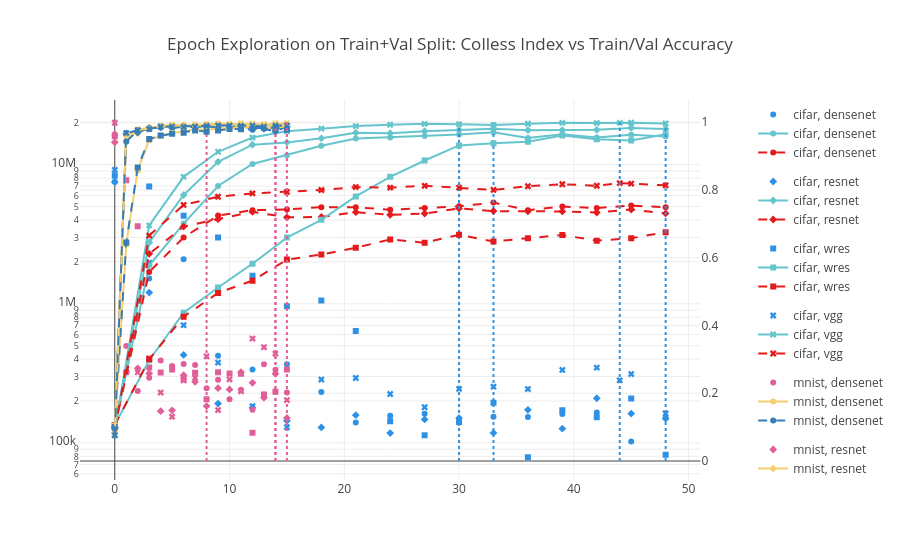

Write notebook code for a chart like this one.
### Code cell
epoch_trainUval = epoch_data[(epoch_data['split'] == 'trainUval')].sort_values(by='epoch')

fig = make_subplots(specs=[[{"secondary_y": True}]], )

colless_scatter_trainUval = px.scatter(epoch_trainUval, x='epoch', y='colless_index', color="dataset", color_discrete_sequence=color_seq, symbol="model")
train_acc_trainUval = px.line(epoch_trainUval, x='epoch', y='train_acc', color="dataset", color_discrete_sequence=color_seq_train, symbol="model")
val_acc_trainUval = px.line(epoch_trainUval, x='epoch', y='val_acc', color="dataset", color_discrete_sequence=color_seq_val, symbol="model", line_dash_sequence=['dash'])

for i in range(8):
	# get dataset, model out of the trace
	dataset, model = str(colless_scatter_trainUval.data[i]['name']).split(", ")
    
	all_epochs = epoch_trainUval[(epoch_trainUval['dataset'] == dataset) & (epoch_trainUval['model'] == model)]
	# find the epoch where val acc is maximum
	best_epoch = all_epochs.sort_values(by='val_acc', ascending=False).iloc[0]['epoch']

	fig.add_trace(
		colless_scatter_trainUval.data[i],
		secondary_y=False,
	)

	fig.update_yaxes(type="log", secondary_y=False)

	fig.add_trace(
		train_acc_trainUval.data[i],
		secondary_y=True,
	)
 
	fig.add_trace(
		val_acc_trainUval.data[i],
		secondary_y=True,
	)
 
	# add a vertical line at best epoch
	fig.add_trace(go.Scatter(x=[best_epoch, best_epoch], y=[0, 1], mode="lines", line=dict(color=colless_scatter_trainUval.data[i]['marker']['color'], dash="dot"), legendgroup=colless_scatter_trainUval.data[i]['name'], showlegend=False), secondary_y=True)

# set title
fig.update_layout(
	title_text="Epoch Exploration on Train+Val Split: Colless Index vs Train/Val Accuracy"
)
fig.show()

### Figure 1 — Plotly figure (JSON) as saved in the notebook; plotly's stock layout.template omitted (floating-point values rounded to 4 significant figures)
{"data": [{"hovertemplate": "dataset=cifar<br>model=densenet<br>epoch=%{x}<br>colless_index=%{y}<extra></extra>", "legendgroup": "cifar, densenet", "marker": {"color": "#2E91E5", "symbol": "circle"}, "mode": "markers", "name": "cifar, densenet", "orientation": "v", "showlegend": true, "type": "scatter", "x": [0, 3, 6, 9, 12, 15, 18, 21, 24, 27, 30, 33, 36, 39, 42, 45, 48], "xaxis": "x", "y": [7537000.0, 1521000.0, 2090000.0, 423100.0, 337500.0, 367200.0, 232600.0, 140000.0, 156600.0, 162000.0, 139900.0, 154300.0, 153600.0, 161400.0, 165700.0, 102200.0, 152500.0], "yaxis": "y"}, {"hovertemplate": "dataset=cifar<br>model=densenet<br>epoch=%{x}<br>train_acc=%{y}<extra></extra>", "legendgroup": "cifar, densenet", "line": {"color": "rgb(102, 197, 204)", "dash": "solid"}, "marker": {"symbol": "circle"}, "mode": "lines+markers", "name": "cifar, densenet", "orientation": "v", "showlegend": true, "type": "scatter", "x": [0, 3, 6, 9, 12, 15, 18, 21, 24, 27, 30, 33, 36, 39, 42, 45, 48], "xaxis": "x", "y": [0.09992, 0.5768, 0.7007, 0.8117, 0.8768, 0.9026, 0.9304, 0.9516, 0.9551, 0.9589, 0.9639, 0.9706, 0.953, 0.9645, 0.955, 0.9631, 0.9578], "yaxis": "y2"}, {"hovertemplate": "dataset=cifar<br>model=densenet<br>epoch=%{x}<br>val_acc=%{y}<extra></extra>", "legendgroup": "cifar, densenet", "line": {"color": "rgb(228,26,28)", "dash": "dash"}, "marker": {"symbol": "circle"}, "mode": "lines+markers", "name": "cifar, densenet", "orientation": "v", "showlegend": true, "type": "scatter", "x": [0, 3, 6, 9, 12, 15, 18, 21, 24, 27, 30, 33, 36, 39, 42, 45, 48], "xaxis": "x", "y": [0.0998, 0.5581, 0.6599, 0.7244, 0.7403, 0.7422, 0.7493, 0.749, 0.7413, 0.7468, 0.7517, 0.7626, 0.7403, 0.7509, 0.7467, 0.754, 0.7486], "yaxis": "y2"}, {"legendgroup": "cifar, densenet", "line": {"color": "#2E91E5", "dash": "dot"}, "mode": "lines", "showlegend": false, "type": "scatter", "x": [33, 33], "xaxis": "x", "y": [0, 1], "yaxis": "y2"}, {"hovertemplate": "dataset=cifar<br>model=resnet<br>epoch=%{x}<br>colless_index=%{y}<extra></extra>", "legendgroup": "cifar, resnet", "marker": {"color": "#2E91E5", "symbol": "diamond"}, "mode": "markers", "name": "cifar, resnet", "orientation": "v", "showlegend": true, "type": "scatter", "x": [0, 3, 6, 9, 12, 15, 18, 21, 24, 27, 30, 33, 36, 39, 42, 45, 48], "xaxis": "x", "y": [7476000.0, 1203000.0, 429000.0, 191800.0, 179200.0, 144200.0, 129200.0, 158300.0, 117700.0, 147500.0, 150700.0, 118000.0, 173000.0, 126500.0, 209400.0, 162500.0, 149200.0], "yaxis": "y"}, {"hovertemplate": "dataset=cifar<br>model=resnet<br>epoch=%{x}<br>train_acc=%{y}<extra></extra>", "legendgroup": "cifar, resnet", "line": {"color": "rgb(102, 197, 204)", "dash": "solid"}, "marker": {"symbol": "diamond"}, "mode": "lines+markers", "name": "cifar, resnet", "orientation": "v", "showlegend": true, "type": "scatter", "x": [0, 3, 6, 9, 12, 15, 18, 21, 24, 27, 30, 33, 36, 39, 42, 45, 48], "xaxis": "x", "y": [0.1, 0.6449, 0.7851, 0.8831, 0.9335, 0.9403, 0.9524, 0.9688, 0.9675, 0.9736, 0.9768, 0.9805, 0.9766, 0.9767, 0.9776, 0.9831, 0.9798], "yaxis": "y2"}, {"hovertemplate": "dataset=cifar<br>model=resnet<br>epoch=%{x}<br>val_acc=%{y}<extra></extra>", "legendgroup": "cifar, resnet", "line": {"color": "rgb(228,26,28)", "dash": "dash"}, "marker": {"symbol": "diamond"}, "mode": "lines+markers", "name": "cifar, resnet", "orientation": "v", "showlegend": true, "type": "scatter", "x": [0, 3, 6, 9, 12, 15, 18, 21, 24, 27, 30, 33, 36, 39, 42, 45, 48], "xaxis": "x", "y": [0.1, 0.6114, 0.692, 0.7137, 0.7355, 0.7192, 0.7201, 0.7343, 0.7267, 0.7302, 0.7454, 0.7376, 0.737, 0.7365, 0.7333, 0.742, 0.7308], "yaxis": "y2"}, {"legendgroup": "cifar, resnet", "line": {"color": "#2E91E5", "dash": "dot"}, "mode": "lines", "showlegend": false, "type": "scatter", "x": [30, 30], "xaxis": "x", "y": [0, 1], "yaxis": "y2"}, {"hovertemplate": "dataset=cifar<br>model=wres<br>epoch=%{x}<br>colless_index=%{y}<extra></extra>", "legendgroup": "cifar, wres", "marker": {"color": "#2E91E5", "symbol": "square"}, "mode": "markers", "name": "cifar, wres", "orientation": "v", "showlegend": true, "type": "scatter", "x": [0, 3, 6, 9, 12, 15, 18, 21, 24, 27, 30, 33, 36, 39, 42, 45, 48], "xaxis": "x", "y": [8322000.0, 6958000.0, 4289000.0, 2997000.0, 1593000.0, 960100.0, 1054000.0, 637900.0, 143100.0, 113300.0, 141600.0, 194100.0, 78860.0, 171900.0, 152900.0, 208100.0, 82340.0], "yaxis": "y"}, {"hovertemplate": "dataset=cifar<br>model=wres<br>epoch=%{x}<br>train_acc=%{y}<extra></extra>", "legendgroup": "cifar, wres", "line": {"color": "rgb(102, 197, 204)", "dash": "solid"}, "marker": {"symbol": "square"}, "mode": "lines+markers", "name": "cifar, wres", "orientation": "v", "showlegend": true, "type": "scatter", "x": [0, 3, 6, 9, 12, 15, 18, 21, 24, 27, 30, 33, 36, 39, 42, 45, 48], "xaxis": "x", "y": [0.1061, 0.2973, 0.4376, 0.5122, 0.5824, 0.6593, 0.7118, 0.7808, 0.8386, 0.8869, 0.9315, 0.9382, 0.942, 0.9606, 0.9496, 0.946, 0.9647], "yaxis": "y2"}, {"hovertemplate": "dataset=cifar<br>model=wres<br>epoch=%{x}<br>val_acc=%{y}<extra></extra>", "legendgroup": "cifar, wres", "line": {"color": "rgb(228,26,28)", "dash": "dash"}, "marker": {"symbol": "square"}, "mode": "lines+markers", "name": "cifar, wres", "orientation": "v", "showlegend": true, "type": "scatter", "x": [0, 3, 6, 9, 12, 15, 18, 21, 24, 27, 30, 33, 36, 39, 42, 45, 48], "xaxis": "x", "y": [0.1065, 0.3001, 0.4261, 0.4962, 0.5322, 0.5944, 0.6095, 0.6291, 0.6541, 0.6443, 0.6676, 0.6481, 0.6576, 0.6669, 0.6504, 0.6574, 0.6755], "yaxis": "y2"}, {"legendgroup": "cifar, wres", "line": {"color": "#2E91E5", "dash": "dot"}, "mode": "lines", "showlegend": false, "type": "scatter", "x": [48, 48], "xaxis": "x", "y": [0, 1], "yaxis": "y2"}, {"hovertemplate": "dataset=cifar<br>model=vgg<br>epoch=%{x}<br>colless_index=%{y}<extra></extra>", "legendgroup": "cifar, vgg", "marker": {"color": "#2E91E5", "symbol": "x"}, "mode": "markers", "name": "cifar, vgg", "orientation": "v", "showlegend": true, "type": "scatter", "x": [0, 3, 6, 9, 12, 15, 18, 21, 24, 27, 30, 33, 36, 39, 42, 44, 45, 48], "xaxis": "x", "y": [9169000.0, 1973000.0, 701700.0, 377700.0, 183500.0, 129500.0, 285300.0, 292800.0, 224600.0, 180300.0, 244400.0, 253400.0, 243700.0, 334300.0, 347600.0, 281800.0, 312500.0, 162800.0], "yaxis": "y"}, {"hovertemplate": "dataset=cifar<br>model=vgg<br>epoch=%{x}<br>train_acc=%{y}<extra></extra>", "legendgroup": "cifar, vgg", "line": {"color": "rgb(102, 197, 204)", "dash": "solid"}, "marker": {"symbol": "x"}, "mode": "lines+markers", "name": "cifar, vgg", "orientation": "v", "showlegend": true, "type": "scatter", "x": [0, 3, 6, 9, 12, 15, 18, 21, 24, 27, 30, 33, 36, 39, 42, 44, 45, 48], "xaxis": "x", "y": [0.0898, 0.6955, 0.8388, 0.9127, 0.9546, 0.9732, 0.981, 0.9885, 0.9924, 0.9951, 0.9939, 0.9915, 0.9954, 0.998, 0.9974, 0.9979, 0.9983, 0.9962], "yaxis": "y2"}, {"hovertemplate": "dataset=cifar<br>model=vgg<br>epoch=%{x}<br>val_acc=%{y}<extra></extra>", "legendgroup": "cifar, vgg", "line": {"color": "rgb(228,26,28)", "dash": "dash"}, "marker": {"symbol": "x"}, "mode": "lines+markers", "name": "cifar, vgg", "orientation": "v", "showlegend": true, "type": "scatter", "x": [0, 3, 6, 9, 12, 15, 18, 21, 24, 27, 30, 33, 36, 39, 42, 44, 45, 48], "xaxis": "x", "y": [0.088, 0.6654, 0.7557, 0.78, 0.7898, 0.7943, 0.7998, 0.8085, 0.8068, 0.8122, 0.807, 0.8, 0.8109, 0.8168, 0.8124, 0.8201, 0.8188, 0.8136], "yaxis": "y2"}, {"legendgroup": "cifar, vgg", "line": {"color": "#2E91E5", "dash": "dot"}, "mode": "lines", "showlegend": false, "type": "scatter", "x": [44, 44], "xaxis": "x", "y": [0, 1], "yaxis": "y2"}, {"hovertemplate": "dataset=mnist<br>model=densenet<br>epoch=%{x}<br>colless_index=%{y}<extra></extra>", "legendgroup": "mnist, densenet", "marker": {"color": "#E15F99", "symbol": "circle"}, "mode": "markers", "name": "mnist, densenet", "orientation": "v", "showlegend": true, "type": "scatter", "x": [0, 1, 2, 3, 4, 5, 6, 7, 8, 9, 10, 11, 12, 13, 14, 15], "xaxis": "x", "y": [16570000.0, 498000.0, 236000.0, 294200.0, 390700.0, 356600.0, 369200.0, 363600.0, 247500.0, 284300.0, 205600.0, 240700.0, 173400.0, 367200.0, 335800.0, 230400.0], "yaxis": "y"}, {"hovertemplate": "dataset=mnist<br>model=densenet<br>epoch=%{x}<br>train_acc=%{y}<extra></extra>", "legendgroup": "mnist, densenet", "line": {"color": "rgb(246, 207, 113)", "dash": "solid"}, "marker": {"symbol": "circle"}, "mode": "lines+markers", "name": "mnist, densenet", "orientation": "v", "showlegend": true, "type": "scatter", "x": [0, 1, 2, 3, 4, 5, 6, 7, 8, 9, 10, 11, 12, 13, 14, 15], "xaxis": "x", "y": [0.0981, 0.9468, 0.9785, 0.9831, 0.9876, 0.991, 0.9916, 0.9882, 0.9929, 0.9941, 0.9902, 0.9877, 0.9868, 0.9908, 0.9939, 0.9913], "yaxis": "y2"}, {"hovertemplate": "dataset=mnist<br>model=densenet<br>epoch=%{x}<br>val_acc=%{y}<extra></extra>", "legendgroup": "mnist, densenet", "line": {"color": "rgb(55,126,184)", "dash": "dash"}, "marker": {"symbol": "circle"}, "mode": "lines+markers", "name": "mnist, densenet", "orientation": "v", "showlegend": true, "type": "scatter", "x": [0, 1, 2, 3, 4, 5, 6, 7, 8, 9, 10, 11, 12, 13, 14, 15], "xaxis": "x", "y": [0.0961, 0.9424, 0.976, 0.98, 0.9865, 0.9883, 0.9882, 0.9853, 0.9887, 0.9891, 0.9851, 0.9825, 0.978, 0.9863, 0.9902, 0.9851], "yaxis": "y2"}, {"legendgroup": "mnist, densenet", "line": {"color": "#E15F99", "dash": "dot"}, "mode": "lines", "showlegend": false, "type": "scatter", "x": [14, 14], "xaxis": "x", "y": [0, 1], "yaxis": "y2"}, {"hovertemplate": "dataset=mnist<br>model=resnet<br>epoch=%{x}<br>colless_index=%{y}<extra></extra>", "legendgroup": "mnist, resnet", "marker": {"color": "#E15F99", "symbol": "diamond"}, "mode": "markers", "name": "mnist, resnet", "orientation": "v", "showlegend": true, "type": "scatter", "x": [0, 1, 2, 3, 4, 5, 6, 7, 8, 9, 10, 11, 12, 13, 14, 15], "xaxis": "x", "y": [14470000.0, 323300.0, 343500.0, 315900.0, 169100.0, 171500.0, 307000.0, 275000.0, 183800.0, 247500.0, 242300.0, 321800.0, 270300.0, 211400.0, 314700.0, 151200.0], "yaxis": "y"}, {"hovertemplate": "dataset=mnist<br>model=resnet<br>epoch=%{x}<br>train_acc=%{y}<extra></extra>", "legendgroup": "mnist, resnet", "line": {"color": "rgb(246, 207, 113)", "dash": "solid"}, "marker": {"symbol": "diamond"}, "mode": "lines+markers", "name": "mnist, resnet", "orientation": "v", "showlegend": true, "type": "scatter", "x": [0, 1, 2, 3, 4, 5, 6, 7, 8, 9, 10, 11, 12, 13, 14, 15], "xaxis": "x", "y": [0.09793, 0.9646, 0.9677, 0.984, 0.9848, 0.9867, 0.9903, 0.9912, 0.9909, 0.9901, 0.9925, 0.9925, 0.988, 0.9847, 0.9778, 0.9932], "yaxis": "y2"}, {"hovertemplate": "dataset=mnist<br>model=resnet<br>epoch=%{x}<br>val_acc=%{y}<extra></extra>", "legendgroup": "mnist, resnet", "line": {"color": "rgb(55,126,184)", "dash": "dash"}, "marker": {"symbol": "diamond"}, "mode": "lines+markers", "name": "mnist, resnet", "orientation": "v", "showlegend": true, "type": "scatter", "x": [0, 1, 2, 3, 4, 5, 6, 7, 8, 9, 10, 11, 12, 13, 14, 15], "xaxis": "x", "y": [0.0974, 0.9668, 0.9692, 0.9826, 0.9844, 0.9828, 0.9862, 0.9857, 0.9876, 0.984, 0.9873, 0.9872, 0.9823, 0.9806, 0.9726, 0.9874], "yaxis": "y2"}, {"legendgroup": "mnist, resnet", "line": {"color": "#E15F99", "dash": "dot"}, "mode": "lines", "showlegend": false, "type": "scatter", "x": [8, 8], "xaxis": "x", "y": [0, 1], "yaxis": "y2"}, {"hovertemplate": "dataset=mnist<br>model=wres<br>epoch=%{x}<br>colless_index=%{y}<extra></extra>", "legendgroup": "mnist, wres", "marker": {"color": "#E15F99", "symbol": "square"}, "mode": "markers", "name": "mnist, wres", "orientation": "v", "showlegend": true, "type": "scatter", "x": [0, 1, 2, 3, 4, 5, 6, 7, 8, 9, 10, 11, 12, 13, 14, 15], "xaxis": "x", "y": [16000000.0, 7717000.0, 3615000.0, 347800.0, 320600.0, 337400.0, 288500.0, 318700.0, 205600.0, 322600.0, 315400.0, 314400.0, 118200.0, 222700.0, 233600.0, 337200.0], "yaxis": "y"}, {"hovertemplate": "dataset=mnist<br>model=wres<br>epoch=%{x}<br>train_acc=%{y}<extra></extra>", "legendgroup": "mnist, wres", "line": {"color": "rgb(246, 207, 113)", "dash": "solid"}, "marker": {"symbol": "square"}, "mode": "lines+markers", "name": "mnist, wres", "orientation": "v", "showlegend": true, "type": "scatter", "x": [0, 1, 2, 3, 4, 5, 6, 7, 8, 9, 10, 11, 12, 13, 14, 15], "xaxis": "x", "y": [0.1039, 0.6396, 0.8585, 0.9477, 0.9598, 0.968, 0.9725, 0.9801, 0.9772, 0.982, 0.9831, 0.9847, 0.9875, 0.989, 0.9879, 0.9841], "yaxis": "y2"}, {"hovertemplate": "dataset=mnist<br>model=wres<br>epoch=%{x}<br>val_acc=%{y}<extra></extra>", "legendgroup": "mnist, wres", "line": {"color": "rgb(55,126,184)", "dash": "dash"}, "marker": {"symbol": "square"}, "mode": "lines+markers", "name": "mnist, wres", "orientation": "v", "showlegend": true, "type": "scatter", "x": [0, 1, 2, 3, 4, 5, 6, 7, 8, 9, 10, 11, 12, 13, 14, 15], "xaxis": "x", "y": [0.1007, 0.6448, 0.8664, 0.9505, 0.9605, 0.9656, 0.9687, 0.9756, 0.9719, 0.9756, 0.9799, 0.9795, 0.9832, 0.9826, 0.9841, 0.9774], "yaxis": "y2"}, {"legendgroup": "mnist, wres", "line": {"color": "#E15F99", "dash": "dot"}, "mode": "lines", "showlegend": false, "type": "scatter", "x": [14, 14], "xaxis": "x", "y": [0, 1], "yaxis": "y2"}, {"hovertemplate": "dataset=mnist<br>model=vgg<br>epoch=%{x}<br>colless_index=%{y}<extra></extra>", "legendgroup": "mnist, vgg", "marker": {"color": "#E15F99", "symbol": "x"}, "mode": "markers", "name": "mnist, vgg", "orientation": "v", "showlegend": true, "type": "scatter", "x": [0, 1, 2, 3, 4, 5, 6, 7, 8, 9, 10, 11, 12, 13, 14, 15], "xaxis": "x", "y": [20010000.0, 321800.0, 322200.0, 406100.0, 230100.0, 154300.0, 281100.0, 294200.0, 419200.0, 172300.0, 286400.0, 234600.0, 562300.0, 486900.0, 438500.0, 203000.0], "yaxis": "y"}, {"hovertemplate": "dataset=mnist<br>model=vgg<br>epoch=%{x}<br>train_acc=%{y}<extra></extra>", "legendgroup": "mnist, vgg", "line": {"color": "rgb(246, 207, 113)", "dash": "solid"}, "marker": {"symbol": "x"}, "mode": "lines+markers", "name": "mnist, vgg", "orientation": "v", "showlegend": true, "type": "scatter", "x": [0, 1, 2, 3, 4, 5, 6, 7, 8, 9, 10, 11, 12, 13, 14, 15], "xaxis": "x", "y": [0.07863, 0.9642, 0.9775, 0.9815, 0.9896, 0.9923, 0.9891, 0.9917, 0.9939, 0.9958, 0.9944, 0.9962, 0.996, 0.9942, 0.9966, 0.9973], "yaxis": "y2"}, {"hovertemplate": "dataset=mnist<br>model=vgg<br>epoch=%{x}<br>val_acc=%{y}<extra></extra>", "legendgroup": "mnist, vgg", "line": {"color": "rgb(55,126,184)", "dash": "dash"}, "marker": {"symbol": "x"}, "mode": "lines+markers", "name": "mnist, vgg", "orientation": "v", "showlegend": true, "type": "scatter", "x": [0, 1, 2, 3, 4, 5, 6, 7, 8, 9, 10, 11, 12, 13, 14, 15], "xaxis": "x", "y": [0.0759, 0.9676, 0.9763, 0.9799, 0.9866, 0.987, 0.986, 0.9868, 0.9889, 0.9901, 0.9896, 0.9894, 0.99, 0.9865, 0.9897, 0.9901], "yaxis": "y2"}, {"legendgroup": "mnist, vgg", "line": {"color": "#E15F99", "dash": "dot"}, "mode": "lines", "showlegend": false, "type": "scatter", "x": [15, 15], "xaxis": "x", "y": [0, 1], "yaxis": "y2"}], "layout": {"title": {"text": "Epoch Exploration on Train+Val Split: Colless Index vs Train/Val Accuracy"}, "xaxis": {"anchor": "y", "domain": [0, 0.94]}, "yaxis": {"anchor": "x", "domain": [0, 1], "type": "log"}, "yaxis2": {"anchor": "x", "overlaying": "y", "side": "right"}}}
